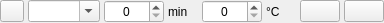
<?xml version="1.0" encoding="UTF-8"?>
<ui version="4.0">
 <class>WdgRast</class>
 <widget class="QWidget" name="WdgRast">
  <property name="geometry">
   <rect>
    <x>0</x>
    <y>0</y>
    <width>383</width>
    <height>22</height>
   </rect>
  </property>
  <layout class="QHBoxLayout" name="horizontalLayout">
   <property name="spacing">
    <number>4</number>
   </property>
   <property name="leftMargin">
    <number>0</number>
   </property>
   <property name="topMargin">
    <number>0</number>
   </property>
   <property name="rightMargin">
    <number>0</number>
   </property>
   <property name="bottomMargin">
    <number>0</number>
   </property>
   <item>
    <widget class="QPushButton" name="btnLoeschen">
     <property name="minimumSize">
      <size>
       <width>24</width>
       <height>22</height>
      </size>
     </property>
     <property name="maximumSize">
      <size>
       <width>24</width>
       <height>22</height>
      </size>
     </property>
     <property name="toolTip">
      <string>Rast löschen.</string>
     </property>
     <property name="icon">
      <iconset resource="../images.qrc">
       <normaloff>:/images/close_button.svg</normaloff>:/images/close_button.svg</iconset>
     </property>
     <property name="iconSize">
      <size>
       <width>25</width>
       <height>16</height>
      </size>
     </property>
    </widget>
   </item>
   <item>
    <widget class="ComboBox" name="cbRast">
     <property name="sizePolicy">
      <sizepolicy hsizetype="Expanding" vsizetype="Fixed">
       <horstretch>0</horstretch>
       <verstretch>0</verstretch>
      </sizepolicy>
     </property>
     <property name="toolTip">
      <string>&lt;html&gt;&lt;head/&gt;&lt;body&gt;&lt;p&gt;In diesem Feld werden die &lt;span style=&quot; font-weight:600;&quot;&gt;Raststufen&lt;/span&gt; mit ihren verschiedenen Temperaturstufen definiert. Da die Raststufen ein weites Feld sind, empfiehlt sich bei Fragen hier grundlegend die einschlägige Literatur und die Fachforen zu bemühen.&lt;/p&gt;&lt;p&gt;Die Eingabe einiger Buchstaben genügt, um Namen und  Angaben der gewählten Raststufe zu vervollständigen. Wählbar ist – außer dem Vorlösen bei 18°C bis 30°C – die &lt;span style=&quot; font-weight:600;&quot;&gt;Gummirast&lt;/span&gt;, die &lt;span style=&quot; font-weight:600;&quot;&gt;Weizenrast&lt;/span&gt;, die &lt;span style=&quot; font-weight:600;&quot;&gt;Eiweißrast,&lt;/span&gt; die &lt;span style=&quot; font-weight:600;&quot;&gt;Maltoserast&lt;/span&gt;, die &lt;span style=&quot; font-weight:600;&quot;&gt;Kombirast&lt;/span&gt;, die &lt;span style=&quot; font-weight:600;&quot;&gt;Verzuckerung&lt;/span&gt; und das &lt;span style=&quot; font-weight:600;&quot;&gt;Abmaischen&lt;/span&gt;. Es können aber auch individuelle Raststufen und Rastnamen festgelegt werden.&lt;/p&gt;&lt;p&gt;Jede Raststufe bewegt sich in einem eigenen Temperaturbereich, der verschiedene Eigenarten des Rohstoffes unterschiedlich betont und herausarbeitet. Beispielsweise ist das bei der &lt;span style=&quot; font-weight:600;&quot;&gt;Kombirast&lt;/span&gt; für Trockenheit oder Malzigkeit der Fall.&lt;/p&gt;&lt;p&gt;Rasten wie die &lt;span style=&quot; font-weight:600;&quot;&gt;Weizenrast&lt;/span&gt; werden zum Abbau der Ferulasäure bei Weizen genutzt, die das typische Nelkenaroma erzeugen.&lt;/p&gt;&lt;p&gt;Die &lt;span style=&quot; font-weight:600;&quot;&gt;Gummirast &lt;/span&gt;bei Roggen kann zum Abbau der Glukane nötig sein, um ein unerwünschtes klebrigers Geschmacksbild zu vermeiden.&lt;/p&gt;&lt;p&gt;Die &lt;span style=&quot; font-weight:600;&quot;&gt;Eiweißrast &lt;/span&gt;empfiehlt sich mehrheitlich bei Weizengaben, da Weizen weniger vorgelöste Proteine besitzt. Sie ist gut für die Klärung, aber schlecht für den Schaum bei langer Dauer.&lt;/p&gt;&lt;p&gt;Unten oder oben im jeweiigen Temperaturbereich der Primärrasten – Maltose- und Kombirast – kann entscheidend sein, ob der Charakter eines Bieres eher süßlich oder eher trocken ist.&lt;/p&gt;&lt;p&gt;Seltenere Brauverfahren wie die &lt;span style=&quot; font-weight:600;&quot;&gt;Dekotion&lt;/span&gt; oder die &lt;span style=&quot; font-weight:600;&quot;&gt;Infusion&lt;/span&gt; geben wiederum ganz andere Temperaturbereiche vor. Im Hobbybrauerbereich ist die &lt;span style=&quot; font-weight:600;&quot;&gt;Kesselmaische &lt;/span&gt;als ganze Schüttung mit ansteigender Temperatur üblich.&lt;/p&gt;&lt;/body&gt;&lt;/html&gt;</string>
     </property>
     <property name="editable">
      <bool>true</bool>
     </property>
    </widget>
   </item>
   <item>
    <widget class="SpinBox" name="tbDauer">
     <property name="minimumSize">
      <size>
       <width>60</width>
       <height>0</height>
      </size>
     </property>
     <property name="toolTip">
      <string>&lt;html&gt;&lt;head/&gt;&lt;body&gt;&lt;p&gt;Hier wird die &lt;span style=&quot; font-weight:600;&quot;&gt;Rastdauer&lt;/span&gt; jeder einzelnen Raststufe eingestellt.&lt;/p&gt;&lt;p&gt;Die Rastdauer beim Abmaischen ist üblicherweise Null.&lt;/p&gt;&lt;/body&gt;&lt;/html&gt;</string>
     </property>
     <property name="alignment">
      <set>Qt::AlignCenter</set>
     </property>
    </widget>
   </item>
   <item>
    <widget class="QLabel" name="label">
     <property name="minimumSize">
      <size>
       <width>30</width>
       <height>0</height>
      </size>
     </property>
     <property name="text">
      <string>min</string>
     </property>
    </widget>
   </item>
   <item>
    <widget class="SpinBox" name="tbTemp">
     <property name="minimumSize">
      <size>
       <width>60</width>
       <height>0</height>
      </size>
     </property>
     <property name="toolTip">
      <string>&lt;html&gt;&lt;head/&gt;&lt;body&gt;&lt;p&gt;Hier wird die &lt;span style=&quot; font-weight:600;&quot;&gt;Rasttemperatur&lt;/span&gt; der gewählten Raststufe angegeben. Jede Raststufe bewegt sich in einem eigenen Temperaturbereich, der verschiedene Eigenarten des Rohstoffes unterschiedlich betont und herausarbeitet. Beispielsweise ist das bei der Kombirast Trockenheit oder Malzigkeit.&lt;/p&gt;&lt;p&gt;Unten oder oben im jeweiigen Temperaturbereich der Primärrasten – Maltose- und Kombirast – kann ein wichtiger Parameter sein, ob der Charakter eines Bieres eher süßlich oder eher trocken ist.&lt;/p&gt;&lt;/body&gt;&lt;/html&gt;</string>
     </property>
     <property name="alignment">
      <set>Qt::AlignCenter</set>
     </property>
    </widget>
   </item>
   <item>
    <widget class="QLabel" name="label_2">
     <property name="minimumSize">
      <size>
       <width>30</width>
       <height>0</height>
      </size>
     </property>
     <property name="text">
      <string>°C</string>
     </property>
    </widget>
   </item>
   <item>
    <widget class="QPushButton" name="btnNachUnten">
     <property name="icon">
      <iconset resource="../images.qrc">
       <normaloff>:/images/dreieck_unten.svg</normaloff>:/images/dreieck_unten.svg</iconset>
     </property>
     <property name="iconSize">
      <size>
       <width>8</width>
       <height>8</height>
      </size>
     </property>
    </widget>
   </item>
   <item>
    <widget class="QPushButton" name="btnNachOben">
     <property name="icon">
      <iconset resource="../images.qrc">
       <normaloff>:/images/dreieck_oben.svg</normaloff>:/images/dreieck_oben.svg</iconset>
     </property>
     <property name="iconSize">
      <size>
       <width>8</width>
       <height>8</height>
      </size>
     </property>
    </widget>
   </item>
  </layout>
 </widget>
 <customwidgets>
  <customwidget>
   <class>ComboBox</class>
   <extends>QComboBox</extends>
   <header>widgets/combobox.h</header>
  </customwidget>
  <customwidget>
   <class>SpinBox</class>
   <extends>QSpinBox</extends>
   <header>widgets/spinbox.h</header>
  </customwidget>
 </customwidgets>
 <tabstops>
  <tabstop>btnLoeschen</tabstop>
  <tabstop>cbRast</tabstop>
  <tabstop>tbTemp</tabstop>
 </tabstops>
 <resources>
  <include location="../images.qrc"/>
 </resources>
 <connections/>
</ui>
